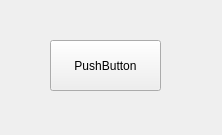
<?xml version="1.0" encoding="UTF-8"?>
<ui version="4.0">
 <class>FenBouton</class>
 <widget class="QWidget" name="FenBouton">
  <property name="geometry">
   <rect>
    <x>0</x>
    <y>0</y>
    <width>222</width>
    <height>135</height>
   </rect>
  </property>
  <property name="acceptDrops">
   <bool>false</bool>
  </property>
  <property name="windowTitle">
   <string>Form</string>
  </property>
  <property name="autoFillBackground">
   <bool>false</bool>
  </property>
  <property name="styleSheet">
   <string notr="true"/>
  </property>
  <widget class="QPushButton" name="pushButton">
   <property name="geometry">
    <rect>
     <x>50</x>
     <y>40</y>
     <width>111</width>
     <height>51</height>
    </rect>
   </property>
   <property name="text">
    <string>PushButton</string>
   </property>
  </widget>
 </widget>
 <resources/>
 <connections/>
</ui>
